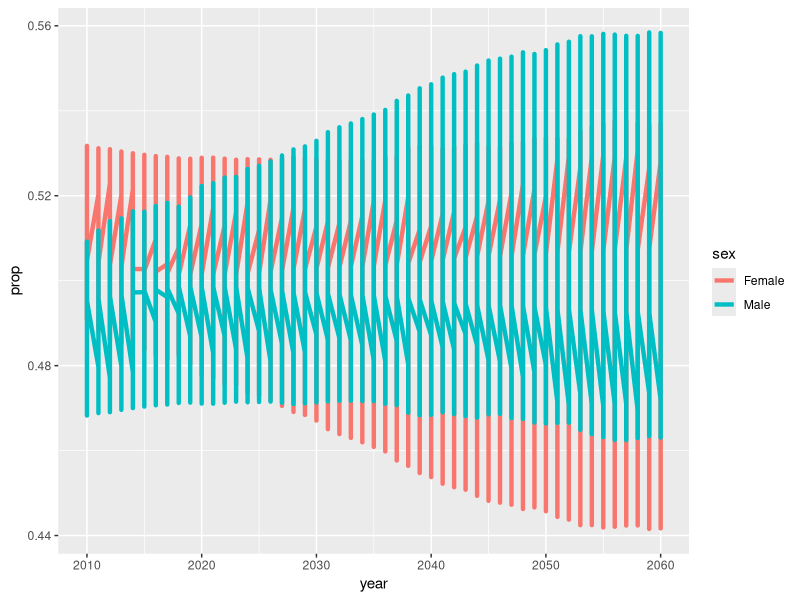
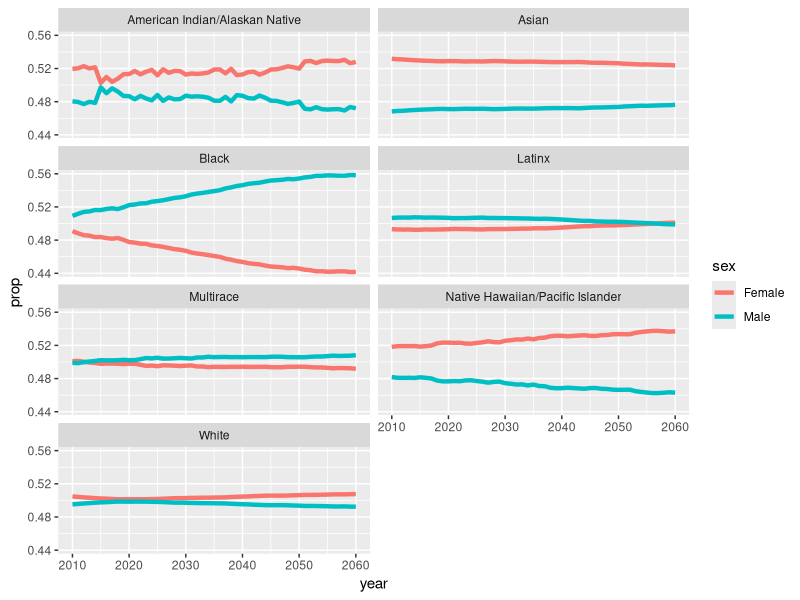
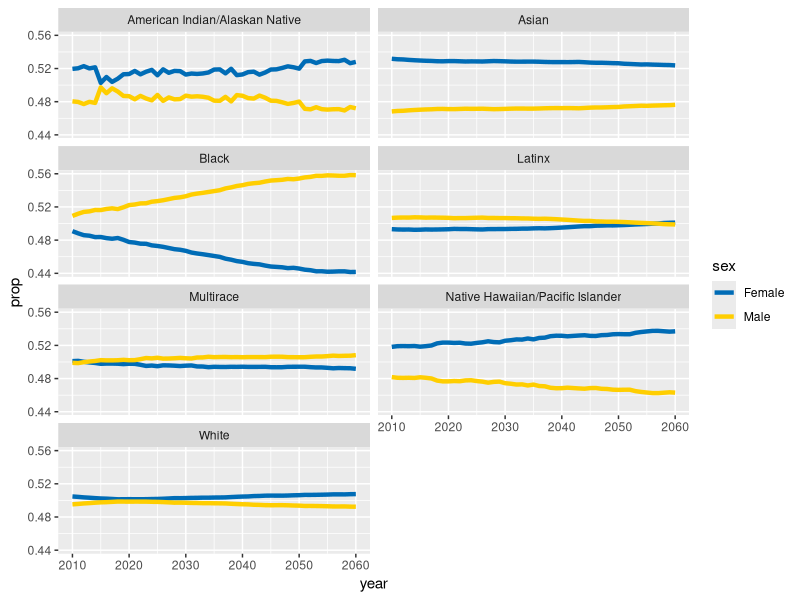
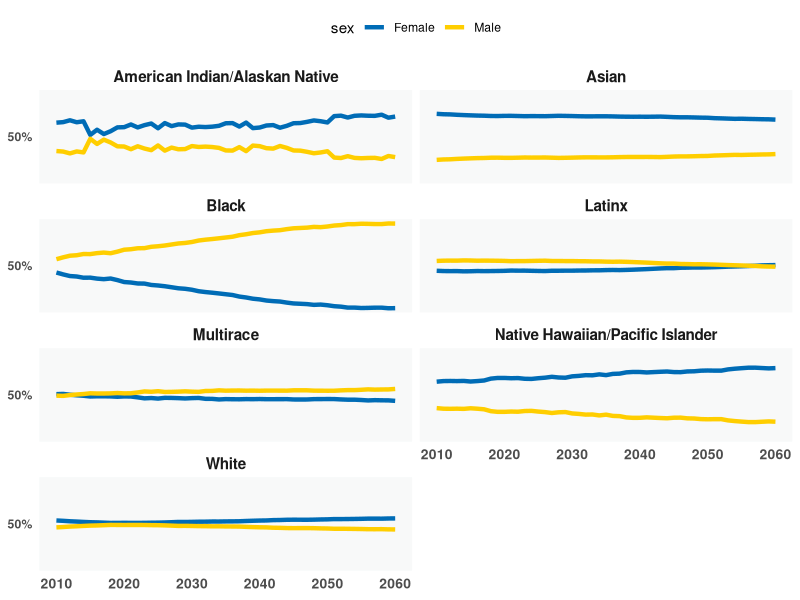
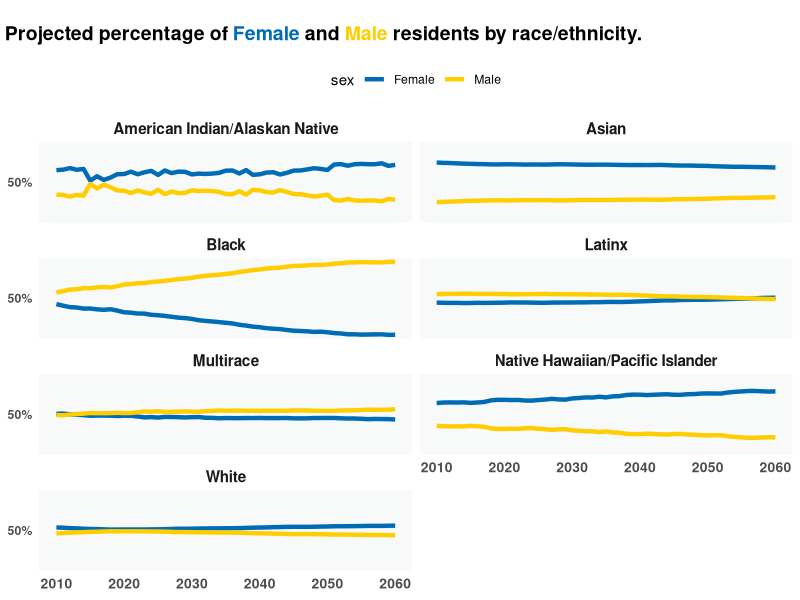

The R script that drew these images, in order:
## ---- chunk 1
knitr::opts_chunk$set(
	echo = TRUE,
	message = FALSE,
	warning = FALSE,
	warn.conflicts = FALSE
)
## ---- chunk 2
library(dplyr)
library(ggplot2)
library(grid)
library(gridExtra)
## ---- chunk 3
dof <- read.csv("data//dof_estimates_sex_race.csv")

glimpse(dof)

## ---- chunk 4
ggplot(dof) +
  geom_line(aes(x = year, y = prop, group = sex, color = sex), 
            size = 1.5)
## ---- chunk 5
plot <- ggplot(dof) +
  geom_line(aes(x = year, y = prop, group = sex, color = sex), 
            size = 1.5) + 
  facet_wrap(~race_cat,
             nrow = 4)
plot
## ---- chunk 6
# set the colors we want to use in our chart 
male_color <- "#ffce00"
female_color <- "#006cb6"

plot1 <- plot +
  scale_color_manual(values = c("Female" = female_color, "Male" = male_color))
plot1
## ---- chunk 7
plot2 <- plot1 +
  scale_y_continuous(labels = scales::percent, 
                     breaks = 0.5) + 
  theme_minimal() + 
  theme(panel.grid.minor = element_blank(), 
        panel.grid.major.x = element_blank(), 
        panel.grid.major.y = element_line(size = 0.001, color = "black"), 
        axis.title = element_blank(), 
        axis.text = element_text(face = "bold"), 
        axis.text.x = element_text(size = 10), 
        strip.text.x = element_text(size = 11, face = "bold"), 
        legend.position = "top", 
        panel.background = element_rect(fill = "#F8F9F9", color = "#F8F9F9"))
plot2
## ---- chunk 8
# make the title 
plot_title <- grobTree(gp = gpar(fontsize = 14, fontface = "bold"), 
                       textGrob(label = "Projected percentage of ", 
                                name = "first_part", 
                                x = unit(0.2, "lines"), 
                                y = unit(0.5, "lines"), 
                                hjust = 0, vjust = 0), 
                       textGrob(label = "Female", 
                                name = "female", 
                                x = grobWidth("first_part") + unit(0.2, "lines"), 
                                y = unit(0.5, "lines"), 
                                hjust = 0, vjust = 0, 
                                gp = gpar(col = female_color)), 
                       textGrob(label = " and ", 
                                name ="second_part", 
                                x = grobWidth("first_part") + grobWidth("female") + unit(0.2, "lines"), 
                                y = unit(0.5, "lines"), 
                                hjust = 0, vjust = 0), 
                       textGrob(label = "Male", 
                                name = "male", 
                                x = grobWidth("first_part") + grobWidth("female") + grobWidth("second_part") + unit(0.2, "lines"), 
                                y = unit(0.5, "lines"), 
                                hjust = 0, vjust = 0, 
                                gp = gpar(col = male_color)), 
                       textGrob(label = " residents by race/ethnicity.", 
                                name = "last_part", 
                                x = grobWidth("first_part") + grobWidth("female") + grobWidth("second_part") + grobWidth("male") + unit(0.2, "lines"), 
                                y = unit(0.5, "lines"), 
                                hjust = 0, vjust = 0) )

# add the title back to the chart
plot3 <- arrangeGrob(plot2, 
                     top = plot_title, 
                     padding = unit(2.6, "line"))

## ---- chunk 9
grid.arrange(plot3) 
